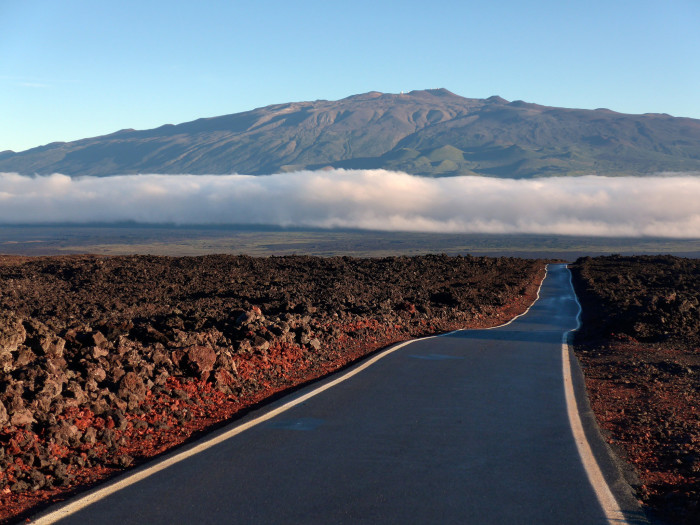
//> input picture ConsoleApplication1/o.jpg, 700 x 525 px, given in place of the camera
$ ./houghP   (built with g++ and OpenCV 4)
//> lines starting //> are read from the running program, lines starting //| are printed output that depends on the picture; after the words box and inside, x2 and y2 are one past the last pixel; in counts of white or black regions, pixels touching at a corner belong together
#include "opencv2/highgui/highgui.hpp"
#include "opencv2/imgproc/imgproc.hpp"
#include <iostream>
#include <stdio.h>
#include <stdlib.h>

using namespace std;
using namespace cv;

int main()
{
	VideoCapture livecamera(0);     // Fetching the live feed from the webcam

	std::vector < std::vector < cv::Point > >contours;
	vector<Vec4i> hierarchy;

	if (!livecamera.isOpened()) {
		cout << "cannot open camera";      // Webcam not opened
	}

	while (true)
	{
		Mat cannyImage;	// cannyImage variable that is to be used in the hough transformation
		Mat frame;		// frame variable from the video camera that is to be processed
		Mat destination;
		livecamera.read(frame);		// Reading the frame from the video
//> frame is the input picture: 525 rows x 700 cols, CV_8UC3; mean B, G, R 116.1, 105.7, 98.5
		imshow("Live Video", frame);	//opening the live video feed

		Canny(frame, destination, 100, 200, 3);		//  Canny edge formula
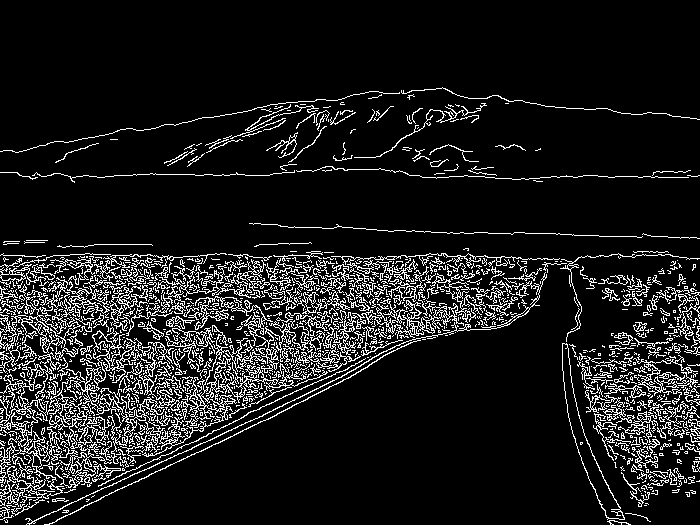
//> destination: 525 rows x 700 cols, CV_8UC1; 10.9% white in thin lines or dots, all inside (x1, y1, x2, y2) = (0, 87, 700, 525)
		cvtColor(destination, cannyImage, CV_GRAY2BGR);    // Converts from one one color space to another
		imshow("Canny Transformation", cannyImage);	// opening Canny transformation

		vector<Vec4i> lines;
		lines.reserve(1000);

		try{
			HoughLinesP(destination, lines, 1, CV_PI / 180, 80, 80,5);
//> lines = 55 lines (x1, y1, x2, y2), first 8: [106, 487, 320, 387], [150, 410, 283, 374], [23, 502, 251, 396], [162, 393, 354, 352], [193, 288, 318, 295], [136, 391, 259, 365], [339, 366, 483, 302], [208, 393, 298, 353]
		}
		catch (...) {

		}
		for (size_t i = 0; i < lines.size(); i++)
		{
			Vec4i l = lines[i];
			line(cannyImage, Point(l[0], l[1]), Point(l[2], l[3]), Scalar(0, 0, 255), 3, CV_AA);
		}
//> this loop made 55 passes
//> l on passes 1 to 12: [106, 487, 320, 387], [150, 410, 283, 374], [23, 502, 251, 396], [162, 393, 354, 352], [193, 288, 318, 295], [136, 391, 259, 365], [339, 366, 483, 302], [208, 393, 298, 353], [248, 347, 353, 330], [33, 275, 117, 288], [198, 408, 341, 364], [122, 488, 215, 443]
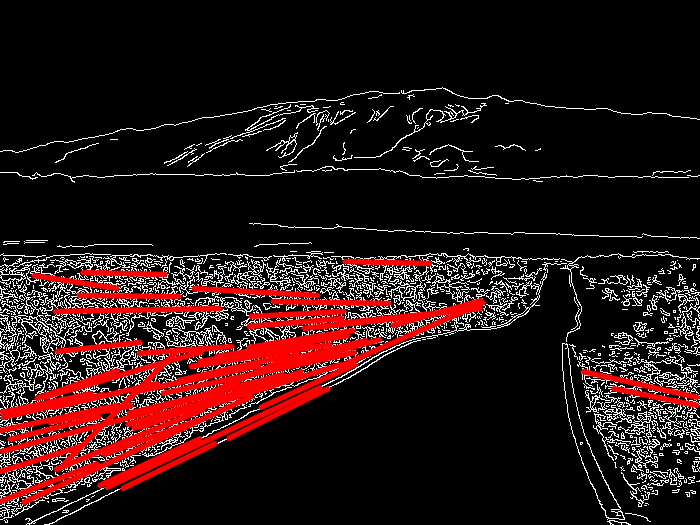
//> cannyImage: 525 rows x 700 cols, CV_8UC3; mean B, G, R 20.6, 20.6, 41.5


	imshow("Hough Transformation", cannyImage);  //opening the hough transformation

	if (waitKey(120) >= 0)
//> the Esc key is pressed
		break;

}


return 0;
}
